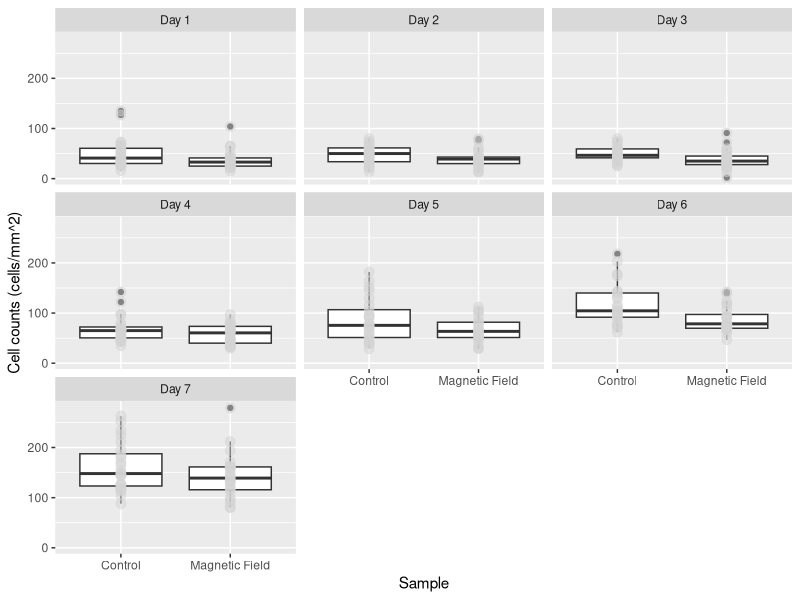
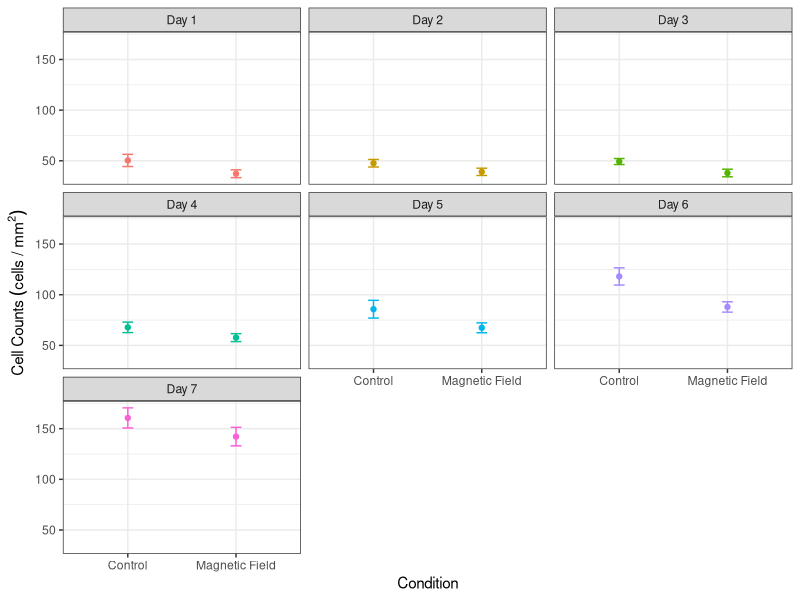
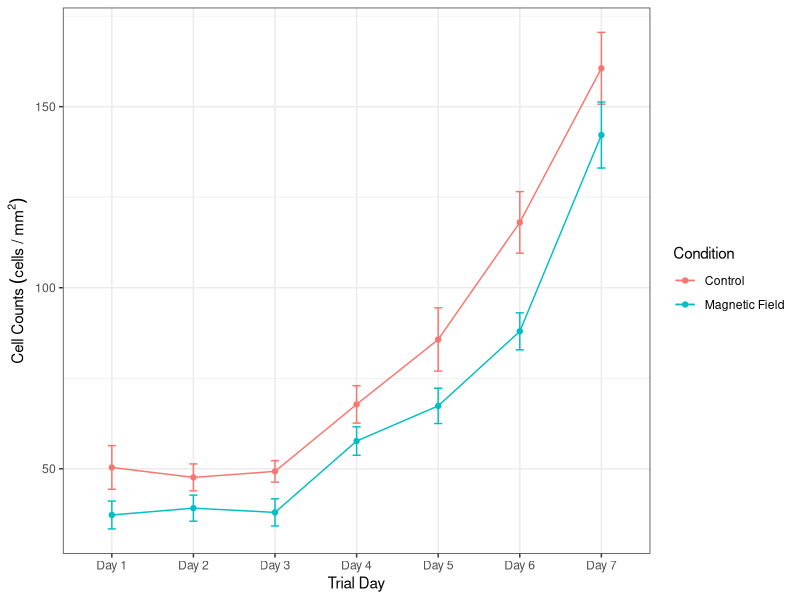

These charts were generated, in order, by the following R code: (Note: this script raises an error after producing the figures.)
## ---- chunk 1
# clear the environment
rm(list = ls())

# import the libraries that we will use
library(ggplot2)
library(dplyr)
library(here)
library(ggfortify)

## ---- chunk 2
# import the data set that we will be analysing, the stringsAsFactors = True argument converts categorical data to factors so we can analyse the levels
counts <- read.csv(here("Data", "CMF3_HT22Cells_2-24_3-4.csv"),stringsAsFactors = TRUE)

# take a look at the structure of the data
glimpse(counts)

# recode the counts to be before and after exposure
counts$Condition <- recode(counts$Condition, "B-Field" = 'Magnetic Field')

# relevel the data to put the control first
counts<- mutate(counts, Condition = relevel(Condition, ref = "Control"),
                        )

# relevel the dates to put March last
counts$Date <-  factor(counts$Date, levels = c("25-Feb", "26-Feb", "27-Feb", "28-Feb", "1-Mar", "2-Mar", "3-Mar"))

## ---- chunk 3
# make a box plot of the data
ggplot(counts, aes(x = Condition, y = Cell_Count)) +
geom_boxplot()+
  geom_point(size = 3, colour = 'lightgrey', alpha = 0.5)+
  facet_wrap(~Trial_Day)+
  xlab("Sample") +
  ylab("Cell counts (cells/mm^2)")
## ---- chunk 4
# find the means of the cell counts and put them in a new table
mean_counts <- counts %>% 
  filter(!is.na(Date)) %>%
    group_by(Condition,Trial_Day) %>% summarise(
      meancounts = mean(Cell_Count),
      secounts = sd(Cell_Count)/sqrt(sum(!is.na(Cell_Count)))
  
       )
## ---- chunk 5
# create scatterplot with error bars
ggplot(mean_counts, aes(Condition, meancounts, color = Trial_Day))+
     geom_point()+
     geom_line()+
     geom_errorbar(aes(ymin = meancounts - secounts,
                       ymax = meancounts + secounts), width = 0.1)+
    theme_bw()+
    facet_wrap(~Trial_Day)+
    theme(legend.position="none")+
    xlab("Condition")+
    ylab(expression(Cell~Counts~(cells~"/"~mm^2)))
         
## ---- chunk 6
library(scales)
# create scatter plot with error bars
ggplot(mean_counts, aes(Trial_Day, meancounts, color = Condition, group = Condition))+
     geom_point()+
     geom_line()+
     scale_color_manual(values=c('#F8766D','#00BFC4'))+
     geom_errorbar(aes(ymin = meancounts - secounts,
                       ymax = meancounts + secounts), width = 0.1)+
    theme_bw()+
    #theme(legend.position="none")+
    xlab("Trial Day")+
    ylab(expression(Cell~Counts~(cells~"/"~mm^2)))
## ---- chunk 7
# calculate the growth rates using a for loop and store the results of the data in   a new dataframe

#define the starting value of x (where we want the loop to start iterating through   our previous data set)
  x <- 1

# make an empty data frame
d <- data.frame()

# Write for loop to go through and create a new data set with the growth rates
  for(i in mean_counts$meancounts) {
    y = mean_counts$meancounts[x + 1]
    
    z = (y-x)/24
    
    print(z)
    
    x = x+1
    
    
    mean_counts = rbind(d, z)
  }
  

## ---- chunk 8

# create scatter plot with error bars
ggplot(mean_counts, aes(Date, growthrate, color = Condition, group = Condition))+
     geom_point()+
     geom_line()+
     scale_color_manual(values=c('#F8766D','#00BFC4'))+
     #geom_errorbar(aes(ymin = standardcounts - secounts,
                       #ymax = standardcounts + secounts), width = 0.1)+
    theme_bw()+
    #theme(legend.position="none")+
    xlab("Date")+
    ylab(expression(Cell~Counts~(cells~"/"~mm^2)))
